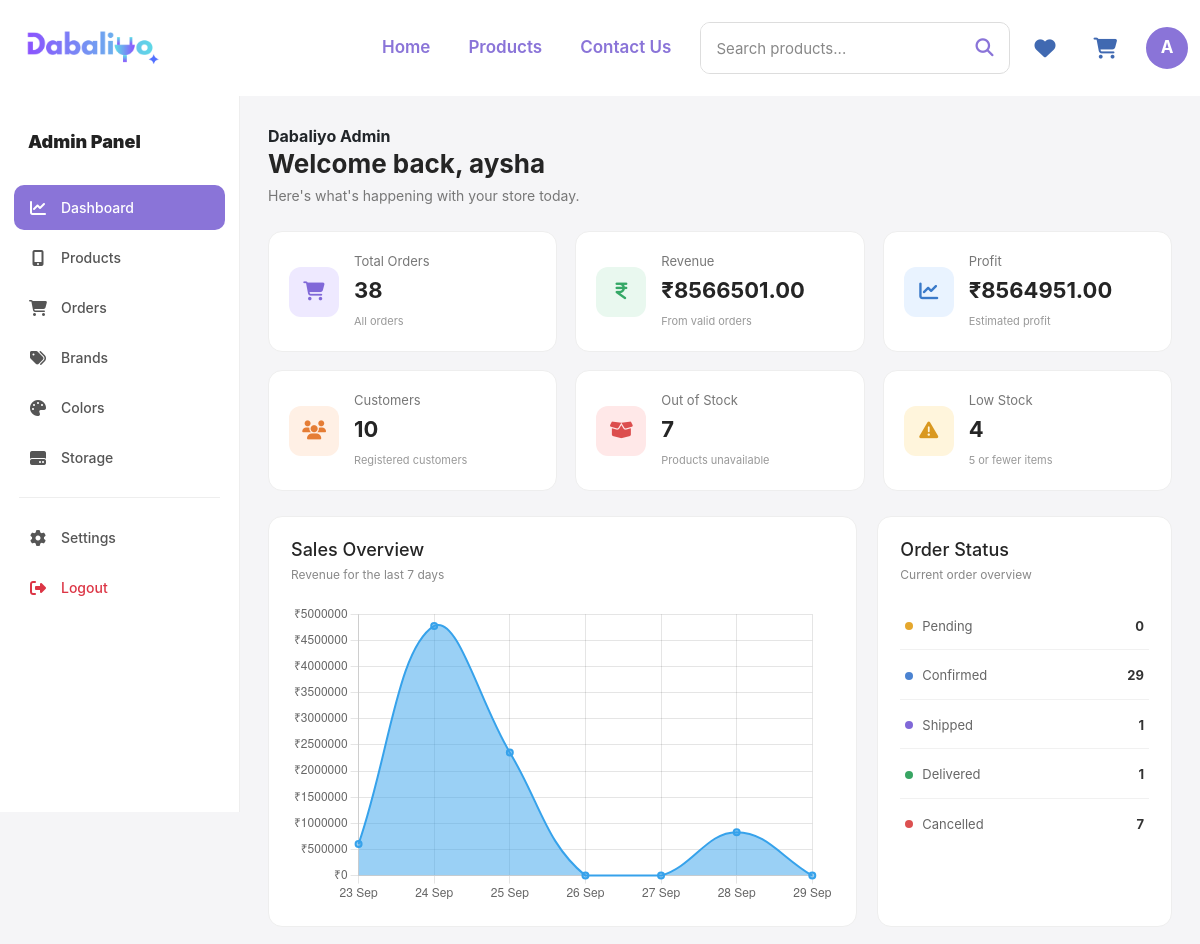
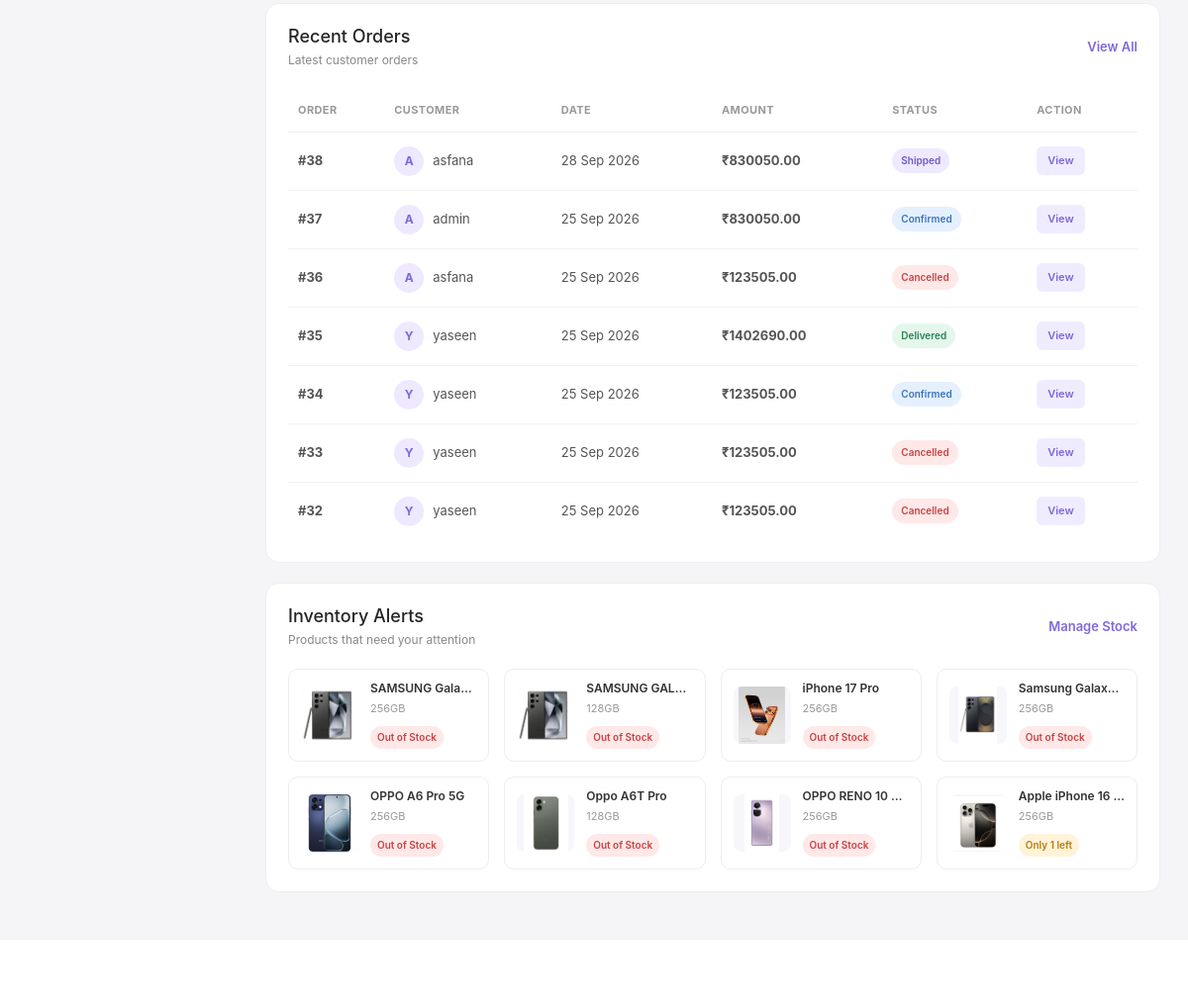
Page /dashboard/ (signed in, upper part) on the earlier database version (2 pictures, top to bottom).
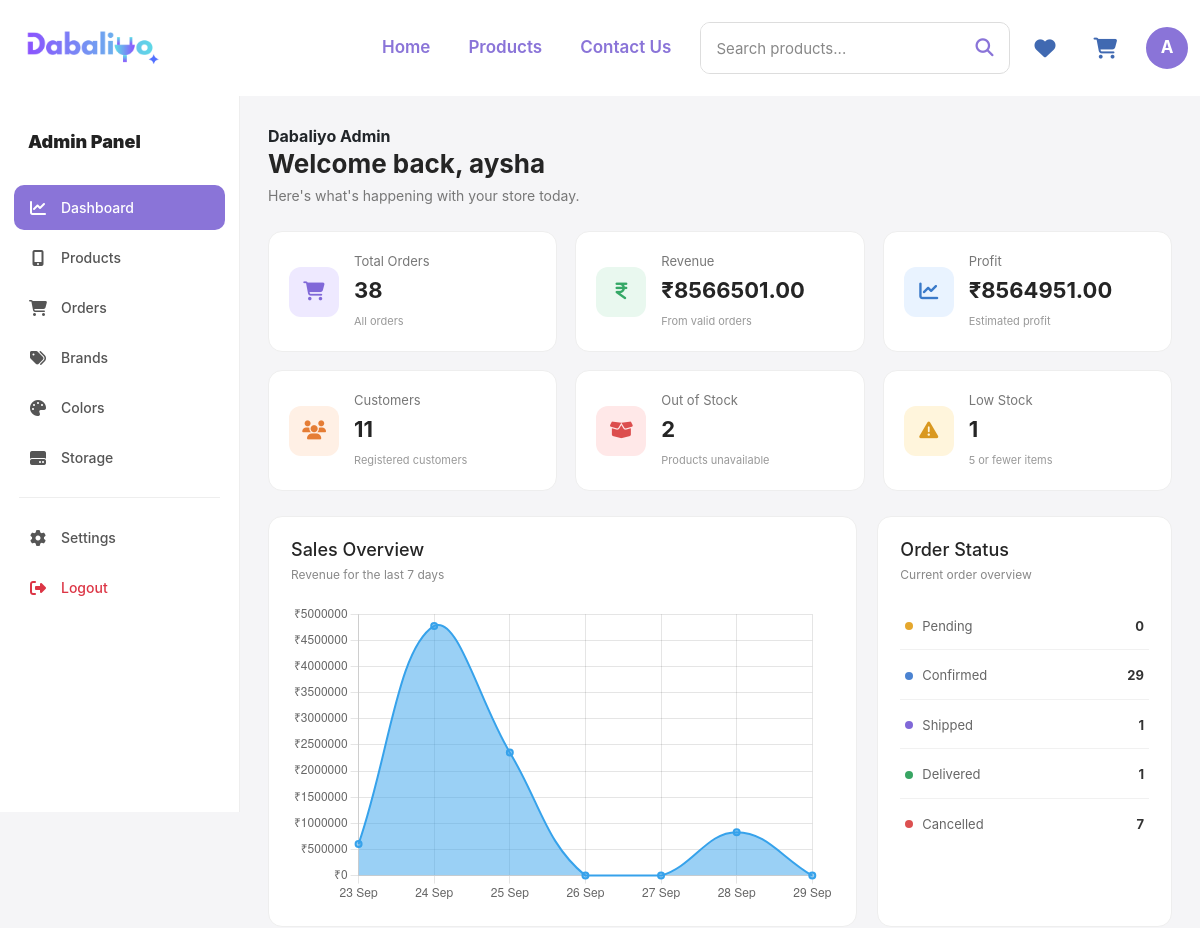
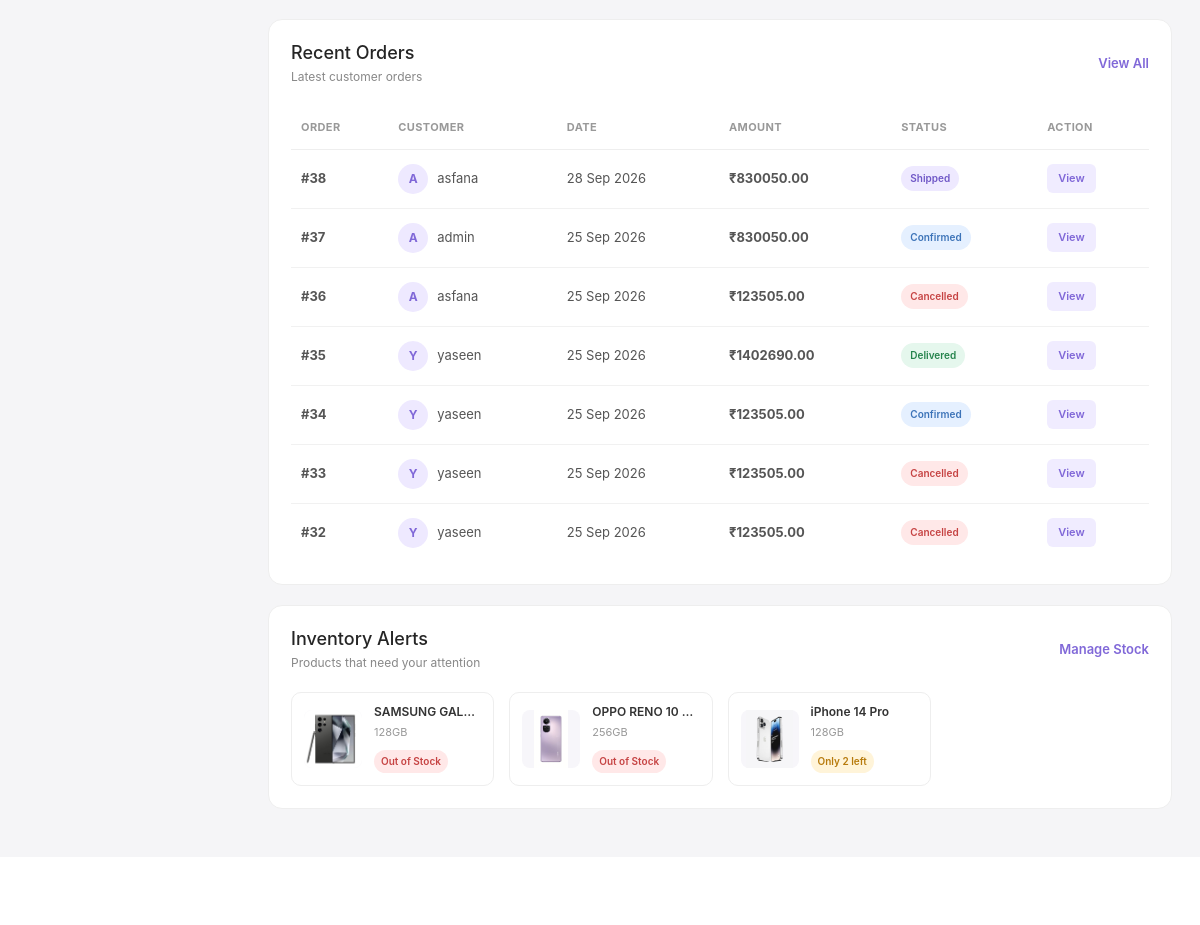
Same page on the later database version (2 pictures, top to bottom).
### order/models.py (models this page shows, shortened)
class Order(models.Model):
    STATUS_CHOICES = [
        ("Confirmed", "Confirmed"),
        ("Shipped", "Shipped"),
        ("Delivered", "Delivered"),
        ("Cancelled", "Cancelled"),
    ]
    user = models.ForeignKey(
        User,
        on_delete=models.CASCADE,
        related_name="orders"
    )
    address = models.ForeignKey(
        Address,
        on_delete=models.SET_NULL,
        null=True,
        blank=True,
        related_name="orders"
    )
    subtotal = models.DecimalField(
        max_digits=12,
        decimal_places=2
    )
    shipping = models.DecimalField(
        max_digits=12,
        decimal_places=2,
        default=0
    )
    grand_total = models.DecimalField(
        max_digits=12,
        decimal_places=2
    )
    status = models.CharField(
        max_length=20,
        choices=STATUS_CHOICES,
        default="Confirmed"
    )
    created_at = models.DateTimeField(
        auto_now_add=True
    )

### products/models.py (models this page shows)
class Product(models.Model):
    name = models.CharField(max_length=200)
    price = models.DecimalField(
        max_digits=12,
        decimal_places=2,
        default=0
    )
    cost_price = models.DecimalField(
    max_digits=12,
    decimal_places=2,
    default=0
    )
    stock = models.PositiveIntegerField(default=0)
    description = models.TextField()
    discount_price = models.DecimalField(
        max_digits=12,
        decimal_places=2,
        null=True,
        blank=True
    )
    image = models.ImageField(
        upload_to="products/"
    )
    brand = models.ForeignKey(
        Brand,
        on_delete=models.CASCADE
    )
    color = models.ForeignKey(
        Color,
        on_delete=models.CASCADE
    )
    storage = models.ForeignKey(
        Storage,
        on_delete=models.CASCADE
    )

class Storage(models.Model):
    size=models.CharField(max_length=50)
    def __str__(self):
        return self.size

### app1/views.py (the view)
# urls.py: path("dashboard/",views.dashboard,name='dashboard'),
@staff_required
def dashboard(request):
    total_orders = Order.objects.count()
    total_customers = User.objects.filter(is_staff=False).count()
    out_of_stock = Product.objects.filter(stock=0).count()
    low_stock = Product.objects.filter(
        stock__gt=0,
        stock__lte=5
    ).count()
    valid_orders = Order.objects.exclude(status="Cancelled")
    revenue = (
        valid_orders.aggregate(total=Sum("grand_total"))["total"]
        or Decimal("0.00")
    )
    profit = Decimal("0.00")
    order_items = (
        OrderItem.objects.filter(
            order__status__in=[
                "Pending",
                "Confirmed",
                "Shipped",
                "Delivered"
            ],
            product__isnull=False
        )
        .select_related("product")
    )
    for item in order_items:
        selling_amount = item.price * item.quantity
        cost_amount = item.product.cost_price * item.quantity
        profit += selling_amount - cost_amount
    recent_orders = (
        Order.objects
        .select_related("user", "address")
        .prefetch_related("items", "items__product")
        .order_by("-created_at")[:7]
    )
    inventory_alerts = (
        Product.objects
        .filter(stock__lte=5)
        .select_related("brand", "storage")
        .order_by("stock")[:8]
    )
    pending_orders = Order.objects.filter(status="Pending").count()
    confirmed_orders = Order.objects.filter(status="Confirmed").count()
    shipped_orders = Order.objects.filter(status="Shipped").count()
    delivered_orders = Order.objects.filter(status="Delivered").count()
    cancelled_orders = Order.objects.filter(status="Cancelled").count()
    today = timezone.localdate()
    start_date = today - timedelta(days=6)
    daily_sales = (
        valid_orders
        .filter(
            created_at__date__gte=start_date,
            created_at__date__lte=today
        )
        .annotate(day=TruncDate("created_at"))
        .values("day")
        .annotate(total=Sum("grand_total"))
        .order_by("day")
    )
    sales_data = {
        item["day"].strftime("%d %b"): float(item["total"] or 0)
        for item in daily_sales
    }
    chart_labels = []
    chart_values = []
    for i in range(7):
        current_date = start_date + timedelta(days=i)
        label = current_date.strftime("%d %b")
        chart_labels.append(label)
        chart_values.append(
            sales_data.get(label, 0)
        )
    context = {
        "total_orders": total_orders,
        "total_customers": total_customers,
        "revenue": revenue,
        "profit": profit,
        "out_of_stock": out_of_stock,
        "low_stock": low_stock,
        "recent_orders": recent_orders,
        "inventory_alerts": inventory_alerts,
        "pending_orders": pending_orders,
        "confirmed_orders": confirmed_orders,
        "shipped_orders": shipped_orders,
        "delivered_orders": delivered_orders,
        "cancelled_orders": cancelled_orders,
        "chart_labels": chart_labels,
        "chart_values": chart_values,
    }
    return render(
        request,
        "main/dashboard.html",
        context
    )

### app1/views.py (called while the page is built)
def staff_required(view_func):
    return user_passes_test(
        lambda user: user.is_authenticated and user.is_staff,
        login_url="admin_panel"
    )(view_func)

### templates/main/dashboard.html (shortened to what the changed rows need)
{% extends "user/index.html" %}
{% load static %}
{% block style %}
<link rel="stylesheet" href="{% static 'css/index.css' %}">
<link rel="stylesheet" href="{% static 'css/dashboard.css' %}">
{% endblock %}
{% block content %}
<div class="admin-layout">
    <main class="dashboard-content">
        <div class="dashboard-welcome">
            <div>
                <h1>
                    Welcome back, {{ request.user.username }}
                </h1>
            </div>
        </div>
        <div class="dashboard-cards">
            <div class="dashboard-card">
                <div class="card-content">
                    <h2>
                        {{ total_orders }}
                    </h2>
                </div>
            </div>
            <div class="dashboard-card">
                <div class="card-content">
                    <h2>
                        ₹{{ revenue|floatformat:2 }}
                    </h2>
                </div>
            </div>
            <div class="dashboard-card">
                <div class="card-content">
                    <h2>
                        ₹{{ profit|floatformat:2 }}
                    </h2>
                </div>
            </div>
            <div class="dashboard-card">
                <div class="card-content">
                    <p>Customers</p>
                    <h2>
                        {{ total_customers }}
                    </h2>
                    <span>
                        Registered customers
                    </span>
                </div>
            </div>
            <div class="dashboard-card">
                <div class="card-content">
                    <p>Out of Stock</p>
                    <h2>
                        {{ out_of_stock }}
                    </h2>
                    <span>
                        Products unavailable
                    </span>
                </div>
            </div>
            <div class="dashboard-card">
                <div class="card-content">
                    <p>Low Stock</p>
                    <h2>
                        {{ low_stock }}
                    </h2>
                    <span>
                        5 or fewer items
                    </span>
                </div>
            </div>
        </div>
        <section class="dashboard-section full-section">
            <div class="table-wrapper">
                <table class="dashboard-table">
                    <thead>
                        <tr>
                            <th>Order</th>
                            <th>Customer</th>
                            <th>Date</th>
                            <th>Amount</th>
                            <th>Status</th>
                            <th>Action</th>
                        </tr>
                    </thead>
                    <tbody>
                        {% for order in recent_orders %}
                        <tr>
                            <td>
                                <strong>
                                    #{{ order.id }}
                                </strong>
                            </td>
                            <td>
                                <div class="customer-cell">
                                    <div class="customer-avatar">
                                        {{ order.user.username|first|upper }}
                                    </div>
                                    <span>
                                        {{ order.user.username }}
                                    </span>
                                </div>
                            </td>
                            <td>
                                {{ order.created_at|date:"d M Y" }}
                            </td>
                            <td>
                                <strong>
                                    ₹{{ order.grand_total|floatformat:2 }}
                                </strong>
                            </td>
                            <td>
                                <span class="order-status status-{{ order.status|lower }}">
                                    {{ order.status }}
                                </span>
                            </td>
                            <td>
                                <a href="{% url 'admin_order_detail' order.id %}"
                                   class="view-order-btn">
                                    View
                                </a>
                            </td>
                        </tr>
                        {% endfor %}
                    </tbody>
                </table>
            </div>
        </section>
        <section class="dashboard-section full-section">
            <div class="inventory-grid">
                {% for product in inventory_alerts %}
                <div class="inventory-card">
                    <div class="inventory-image">
                        {% if product.image %}
                            <img src="{{ product.image.url }}"
                                 alt="{{ product.name }}">
                        {% else %}
                            <i class="fa-solid fa-mobile-screen-button"></i>
                        {% endif %}
                    </div>
                    <div class="inventory-info">
                        <h4>
                            {{ product.name }}
                        </h4>
                        <p>
                            {{ product.storage }}
                        </p>
                        {% if product.stock == 0 %}
                            <span class="inventory-danger">
                                Out of Stock
                            </span>
                        {% else %}
                            <span class="inventory-warning">
                                Only {{ product.stock }} left
                            </span>
                        {% endif %}
                    </div>
                </div>
                {% endfor %}
            </div>
        </section>
    </main>
</div>
<script>
    const chartLabels = JSON.parse(
        document.getElementById("chart-labels").textContent
    );
    const chartValues = JSON.parse(
        document.getElementById("chart-values").textContent
    );
    const chartElement = document.getElementById("salesChart");
    if (chartElement) {
        const ctx = chartElement.getContext("2d");
        new Chart(ctx, {
            type: "line",
            data: {
                labels: chartLabels,
                datasets: [
                    {
                        label: "Revenue",
                        data: chartValues,
                        borderWidth: 2,
                        tension: 0.4,
                        fill: true
                    }
                ]
            },
            options: {
                responsive: true,
                maintainAspectRatio: false,
                plugins: {
                    legend: {
                        display: false
                    }
                },
                scales: {
                    y: {
                        beginAtZero: true,
                        ticks: {
                            callback: function(value) {
                                return "₹" + value;
                            }
                        }
                    }
                }
            }
        });
    }
    /* =====================================================
       MOBILE SIDEBAR
    ====================================================== */
    function toggleSidebar() {
        const sidebar =
            document.querySelector(".admin-sidebar");
        const overlay =
            document.querySelector(".sidebar-overlay");
        sidebar.classList.toggle("sidebar-open");
        overlay.classList.toggle("overlay-show");
    }
    function closeSidebar() {
        const sidebar =
            document.querySelector(".admin-sidebar");
        const overlay =
            document.querySelector(".sidebar-overlay");
        sidebar.classList.remove("sidebar-open");
        overlay.classList.remove("overlay-show");
    }
</script>
{% endblock %}

Differences in the rows shown:
no longer on this page (row edited): Product: image (picture), name "SAMSUNG Gala…", storage "256GB", stock "Out of Stock"
no longer on this page (row edited): Product: image (picture), name "iPhone 17 Pro", storage "256GB", stock "Out of Stock"
no longer on this page (row edited): Product: image (picture), name "Samsung Galax…", storage "256GB", stock "Out of Stock"
no longer on this page (row edited): Product: image (picture), name "OPPO A6 Pro 5G", storage "256GB", stock "Out of Stock"
no longer on this page (row edited): Product: image (picture), name "Oppo A6T Pro", storage "128GB", stock "Out of Stock"
no longer on this page (row edited): Product: image (picture), name "Apple iPhone 16…", storage "256GB", stock "1"
now on this page (row unchanged): Product: image (picture), name "iPhone 14 Pro", storage "128GB", stock "2"
Other differences:
{{ total_customers }}: "10" → "11"
{{ out_of_stock }}: "7" → "2"
{{ low_stock }}: "4" → "1"
